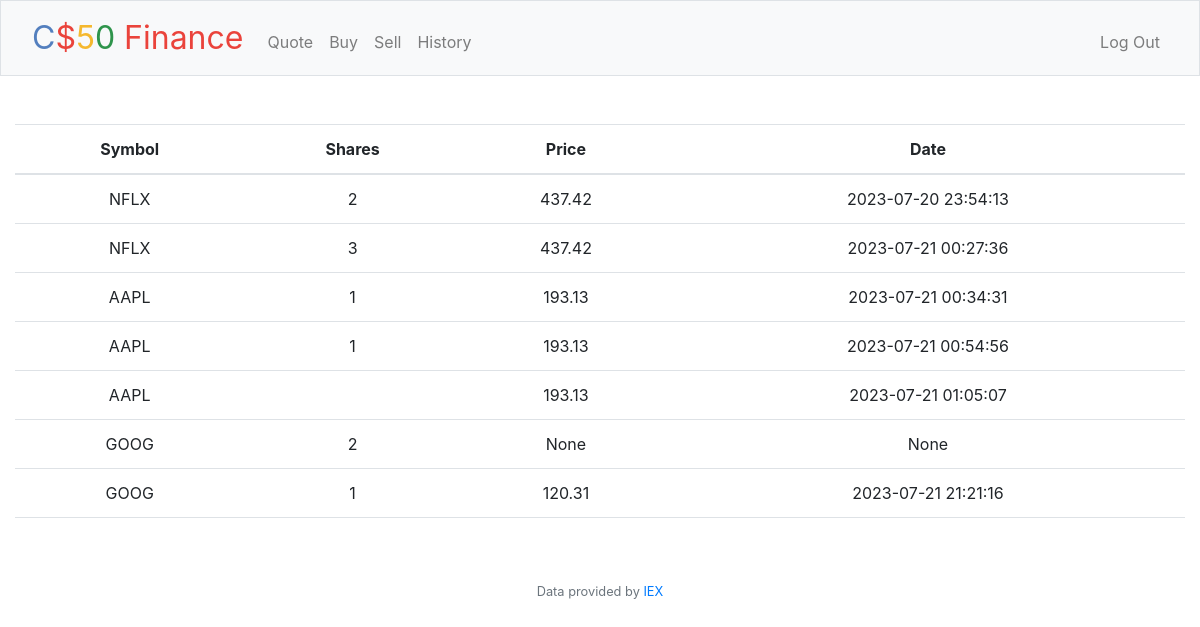
Screenshot of /history (signed in) with the database file from the repository.
### tables this page shows
CREATE TABLE 'transactions' ('id' INTEGER PRIMARY KEY AUTOINCREMENT NOT NULL,'user_id' INTEGER, 'symbol' TEXT, 'shares' INTEGER, 'price' REAL, 'date' DATETIME);

### app.py (the view)
@app.route("/history")
@login_required
def history():
    user_id = session["user_id"]
    transactions = db.execute("SELECT * FROM transactions WHERE user_id = ?", user_id)
    return render_template("history.html", transactions=transactions)

### app.py (called while the page is built)
@app.after_request
def after_request(response):
    response.headers["Cache-Control"] = "no-cache, no-store, must-revalidate"
    response.headers["Expires"] = 0
    response.headers["Pragma"] = "no-cache"
    return response

### helpers.py (called while the page is built)
def login_required(f):
    @wraps(f)
    def decorated_function(*args, **kwargs):
        if session.get("user_id") is None:
            return redirect("/login")
        return f(*args, **kwargs)
    return decorated_function

### templates/history.html (shortened to what this page needs)
{% extends "layout.html" %}
{% block main %}
<table class="table">
    <thead>
        <tr>
            <th scope="col">Symbol</th>
            <th scope="col">Shares</th>
            <th scope="col">Price</th>
            <th scope="col">Date</th>
        </tr>
    </thead>
    <tbody>
        {% for row in transactions %}
        <tr>
            <td>{{ row["symbol"] }}</td>
            <td>{{ row["shares"] }}</td>
            <td>{{ row["price"] }}</td>
            <td>{{ row["date"] }} </td>
        </tr>
        {% endfor %}
    </tbody>
</table>
{% endblock %}

### templates/layout.html (shortened to what this page needs)
<!DOCTYPE html>
<html lang="en">
    <head>
        <link href="https://cdn.jsdelivr.net/npm/bootstrap@5.1.3/dist/css/bootstrap.min.css" rel="stylesheet">
        <link href="/static/styles.css" rel="stylesheet">
        <link rel="stylesheet" href="https://cdn.jsdelivr.net/npm/bootstrap@4.0.0/dist/css/bootstrap.min.css">
    </head>
    <body>
        <nav class="bg-light border navbar navbar-expand-md navbar-light">
            <div class="container-fluid">
                <a class="navbar-brand" href="/"><span class="blue">C</span><span class="red">$</span><span class="yellow">5</span><span class="green">0</span> <span class="red">Finance</span></a>
                <div class="collapse navbar-collapse" id="navbar">
                    {% if session["user_id"] %}
                        <ul class="navbar-nav me-auto mt-2">
                            <li class="nav-item"><a class="nav-link" href="/quote">Quote</a></li>
                            <li class="nav-item"><a class="nav-link" href="/buy">Buy</a></li>
                            <li class="nav-item"><a class="nav-link" href="/sell">Sell</a></li>
                            <li class="nav-item"><a class="nav-link" href="/history">History</a></li>
                        </ul>
                        <ul class="navbar-nav ms-auto mt-2">
                            <li class="nav-item"><a class="nav-link" href="/logout">Log Out</a></li>
                        </ul>
                    {% else %}
                        <ul class="navbar-nav ms-auto mt-2">
                            <li class="nav-item"><a class="nav-link" href="/register">Register</a></li>
                            <li class="nav-item"><a class="nav-link" href="/login">Log In</a></li>
                        </ul>
                    {% endif %}
                </div>
            </div>
        </nav>
        <main class="container-fluid py-5 text-center">
            {% block main %}{% endblock %}
        </main>
        <footer class="mb-5 small text-center text-muted">
            Data provided by <a href="https://iexcloud.io/">IEX</a>
        </footer>
    </body>
</html>

### static/styles.css (style rules this page uses)
nav .navbar-brand { font-size: xx-large; }
nav .navbar-brand .blue { color: #537fbe; }
nav .navbar-brand .red { color: #ea433b; }
nav .navbar-brand .yellow { color: #f5b82e; }
nav .navbar-brand .green { color: #2e944b; }

### rows the page displays
transactions: symbol "NFLX", shares "2", price "437.42", date "2023-07-20 23:54:13"
transactions: symbol "NFLX", shares "3", price "437.42", date "2023-07-21 00:27:36"
transactions: symbol "AAPL", shares "1", price "193.13", date "2023-07-21 00:34:31"
transactions: symbol "AAPL", shares "1", price "193.13", date "2023-07-21 00:54:56"
transactions: symbol "AAPL", price "193.13", date "2023-07-21 01:05:07"
transactions: symbol "GOOG", shares "2", price "None", date "None"
transactions: symbol "GOOG", shares "1", price "120.31", date "2023-07-21 21:21:16"
